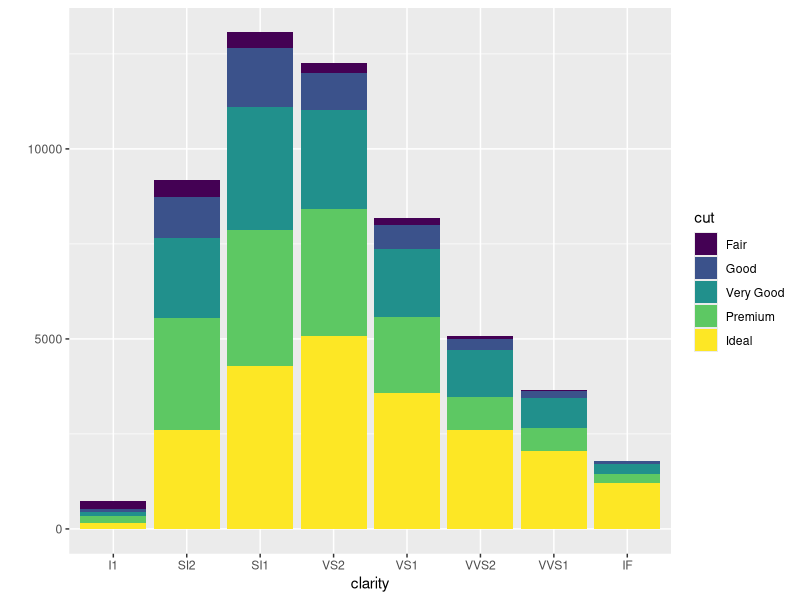
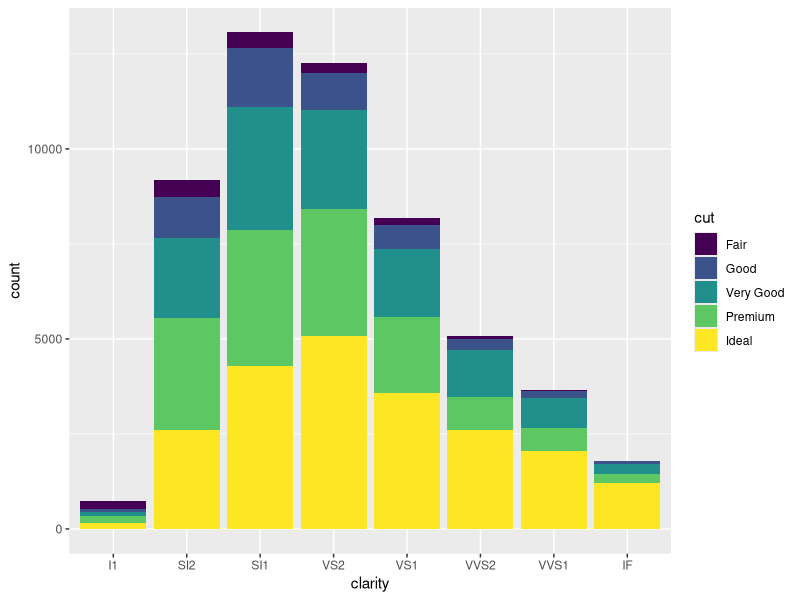
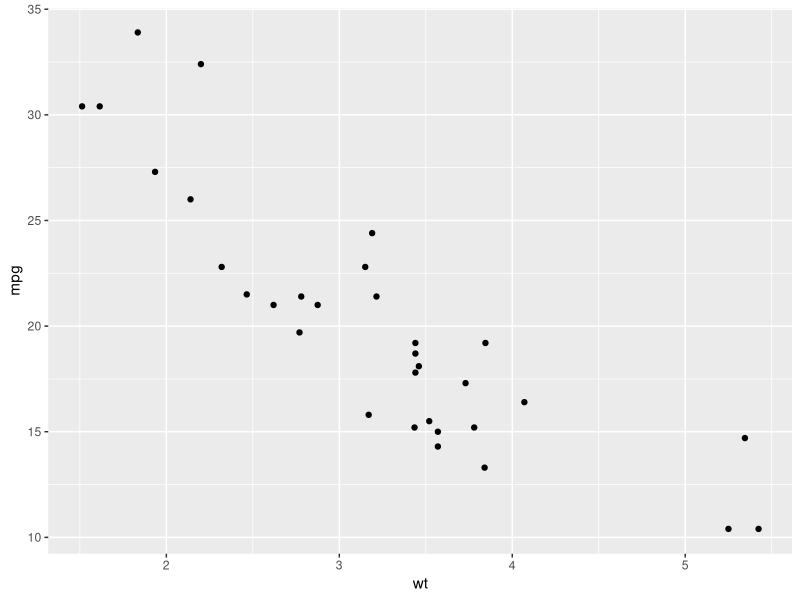
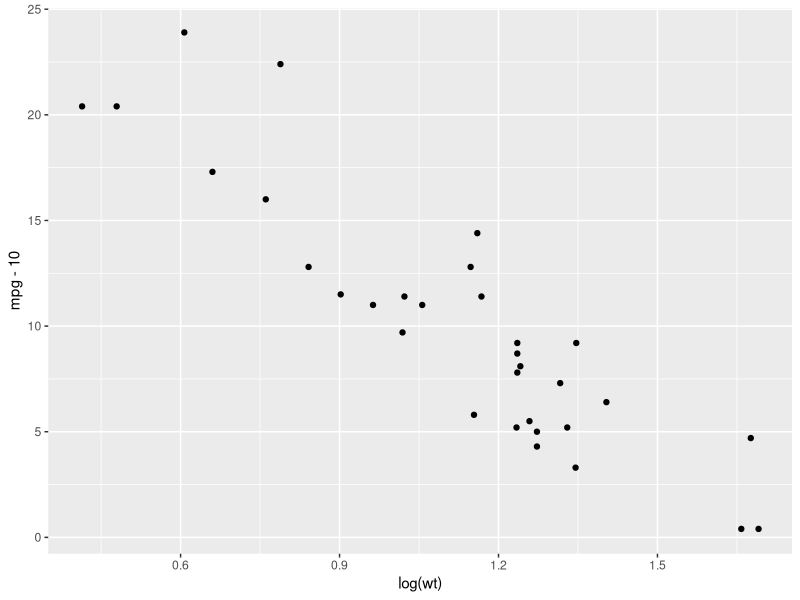
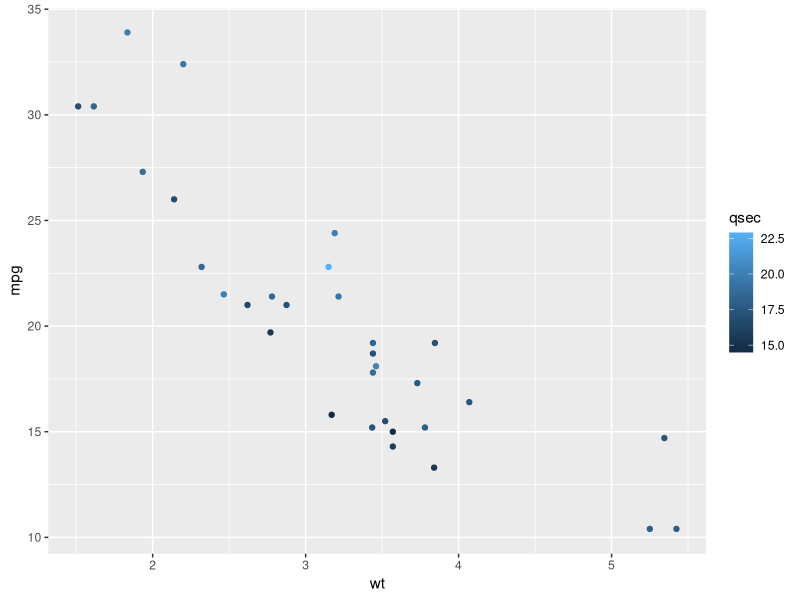
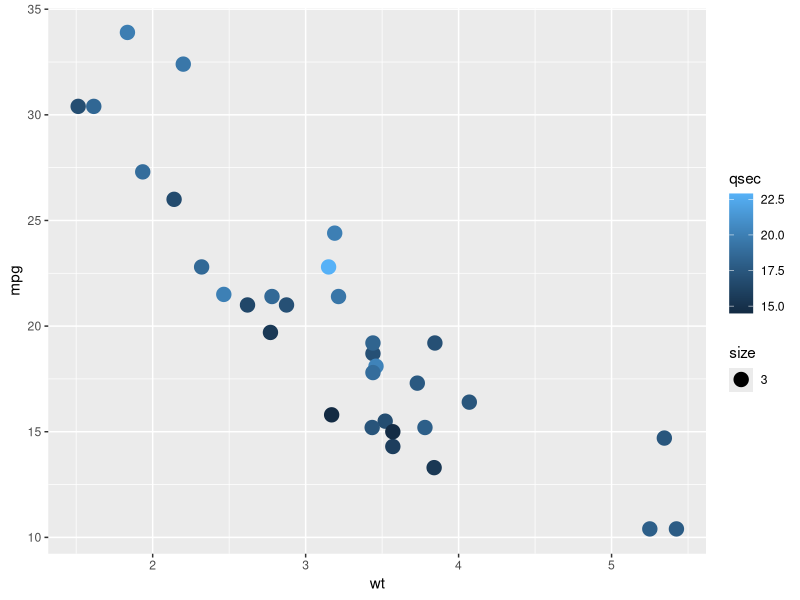
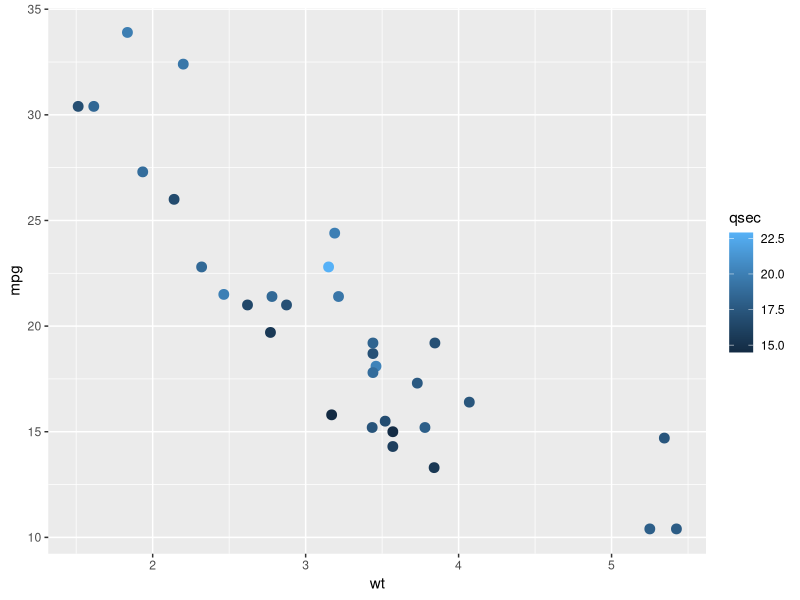
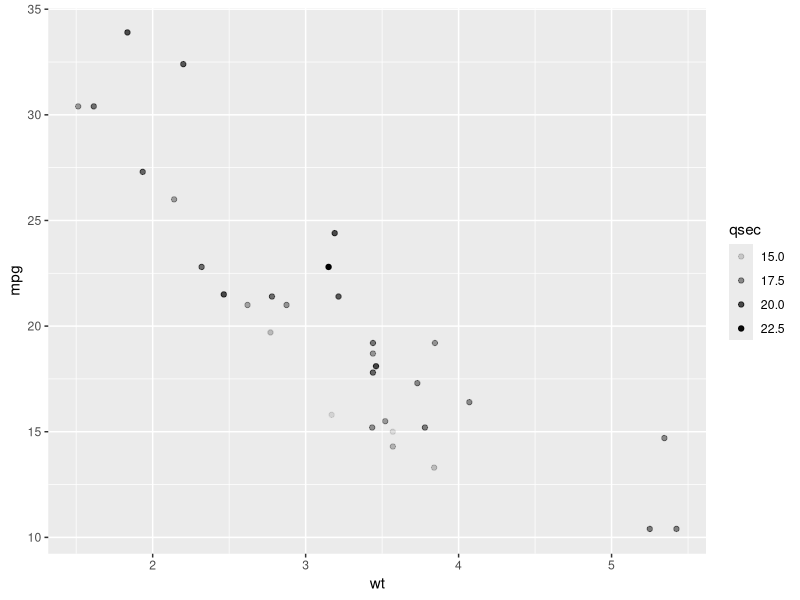

Generate these figures, in order, with R: (Note: this script raises an error after producing the figures.)
## ---- chunk 1
library("ggplot2")
library(plyr)
## ---- chunk 2
head(diamonds)
head(mtcars)
## ---- chunk 3
qplot(clarity, data=diamonds, fill=cut, geom="bar")
## ---- chunk 4
ggplot(diamonds, aes(clarity, fill=cut)) + geom_bar()
## ---- chunk 5
qplot(wt, mpg, data=mtcars)
## ---- chunk 6
qplot(log(wt), mpg - 10, data=mtcars)
## ---- chunk 7
qplot(wt, mpg, data=mtcars, color=qsec)
## ---- chunk 8
qplot(wt, mpg, data=mtcars, color=qsec, size=3)
qplot(wt, mpg, data=mtcars, colour=qsec, size=I(3))
## ---- chunk 9
qplot(wt, mpg, data=mtcars, alpha=qsec)
## ---- chunk 10
qplot(wt, mpg, data=mtcars, color = factor(cyl),alpha=qsec)
## ---- chunk 11
head(mtcars)
qplot(wt, mpg, data=mtcars, colour=cyl)
levels(mtcars$cyl)
qplot(wt, mpg, data=mtcars, colour=factor(cyl))
## ---- chunk 12
qplot(wt, mpg, data=mtcars, shape=factor(cyl))
qplot(wt, mpg, data=mtcars, size=qsec)
## ---- chunk 13
qplot(wt, mpg, data=mtcars, size=qsec, color=factor(carb))
qplot(wt, mpg, data=mtcars, size=qsec, color=factor(carb), shape=I(1))
qplot(wt, mpg, data=mtcars, size=qsec, shape=factor(cyl), geom="point")
qplot(wt, mpg, data=mtcars, size=factor(cyl), geom="point")
## ---- chunk 14
qplot(factor(cyl), data=mtcars, geom="bar")
## ---- chunk 15
qplot(factor(cyl), data=mtcars, geom="bar") + coord_flip()
## ---- chunk 16
# difference between fill/color bars
qplot(factor(cyl), data=mtcars, geom="bar", fill=factor(cyl))
qplot(factor(cyl), data=mtcars, geom="bar", colour=factor(cyl))
# fill by variable
qplot(factor(cyl), data=mtcars, geom="bar", fill=factor(gear))
## ---- chunk 17
# table(diamonds$cut)
# t.table <- ddply(diamonds, c("clarity", "cut"), "nrow")
# head(t.table)
# qplot(cut, nrow, data=t.table, geom="bar")
# qplot(cut, nrow, data=t.table, geom="bar", stat="identity")
# qplot(cut, nrow, data=t.table, geom="bar", stat="identity", fill=clarity)
# qplot(cut, data=diamonds, geom="bar", weight=carat)
# qplot(cut, data=diamonds, geom="bar", weight=carat, ylab="carat")
## ---- chunk 18
ddply(diamonds, "cut", "nrow")
ddply(diamonds, c("cut", "clarity"), "nrow")
ddply(diamonds, "cut", mean)
ddply(diamonds, "cut", summarise, meanDepth = mean(depth))
ddply(diamonds, "cut", summarise, lower = quantile(depth, 0.25, na.rm=TRUE), median = median(depth, na.rm=TRUE),
      upper = quantile(depth, 0.75, na.rm=TRUE))
t.function <- function(x,y){
  z = sum(x) / sum(x+y)
  return(z)
}
ddply(diamonds, "cut", summarise, custom = t.function(depth, price))
ddply(diamonds, "cut", summarise, custom = sum(depth) / sum(depth + price))
## ---- chunk 19

